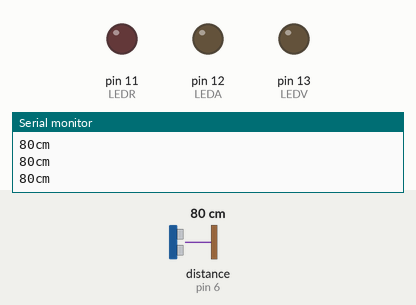
Bench run of a sketch on a simulated Arduino Uno, built with avr-gcc and run on an emulated ATmega328P. On the bench: output pins drawn as LEDs (lit = HIGH), the last lines printed to the serial monitor. Wiring (inferred from the names in the program): ultrasonic range finder: trigger pin 7; echo pin 6. The test bench sets the inputs (shaded band); at power-on: distance to the obstacle (sensor on pin 6) 80 cm. The echo pulse lasts 58.3 µs per cm; pins used as bus, display or sensor lines are not drawn.

Above: at 1.2 s.
1.3 s: distance to the obstacle (sensor on pin 6) set to 35 cm
2.8 s: distance to the obstacle (sensor on pin 6) set to 29 cm
At 4.0 s:
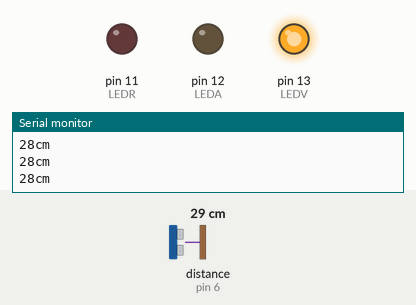
4.3 s: distance to the obstacle (sensor on pin 6) set to 24 cm
5.8 s: distance to the obstacle (sensor on pin 6) set to 19 cm
At 6.4 s:
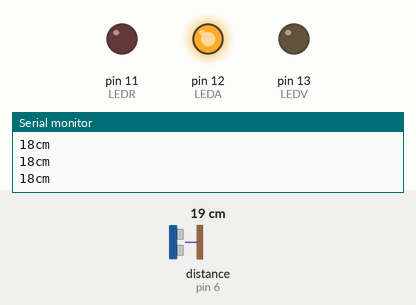
7.3 s: distance to the obstacle (sensor on pin 6) set to 12 cm
8.8 s: distance to the obstacle (sensor on pin 6) set to 9 cm
At 9.5 s:
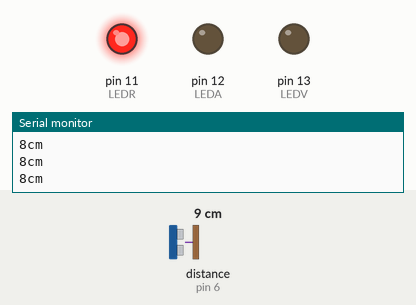
Timing chart, 0 to 11.4 s (numbered marks = the images above; inputs shaded):
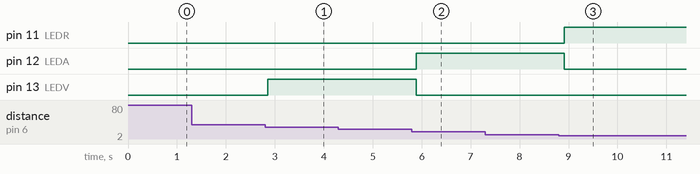

The sketch:

Sensor-Ultrasonico.ino
```cpp
//Declaracion de variables
int Pecho = 6;
int Ptrig = 7;
int LEDV = 13;
int LEDA = 12;
int LEDR = 11;

long duracion, distancia;

void setup() {
  Serial.begin (9600);       // inicializa el puerto seria a 9600 baudios
  pinMode(Pecho, INPUT);     // define el pin 6 como entrada (echo)
  pinMode(Ptrig, OUTPUT);    // define el pin 7 como salida  (triger)
  pinMode(LEDV,OUTPUT);      // define el pin 13 como salida
  pinMode(LEDA,OUTPUT);      // define el pin 12 como salida
  pinMode(LEDR,OUTPUT);      // define el pin 11 como salida
  }

void loop() {

  digitalWrite(Ptrig, LOW);
  delayMicroseconds(2);
  digitalWrite(Ptrig, HIGH);   // genera el pulso de triger por 10ms
  delayMicroseconds(10);
  digitalWrite(Ptrig, LOW);

  duracion = pulseIn(Pecho, HIGH);
  distancia = (duracion/2) / 29;            // calcula la distancia en centimetros

   if (distancia < 10 && distancia >= 1){

    Serial.print(distancia);               // envia el valor de la distancia por el puerto serial
    Serial.println("cm");
    digitalWrite(LEDR,HIGH);                //prende el led rojo
    digitalWrite(LEDA,LOW);                 //apaga el led amarillo
    digitalWrite(LEDV,LOW);                 //apaga el led verde

  }else if (distancia <= 20 && distancia >= 10){

    Serial.print(distancia);               // envia el valor de la distancia por el puerto serial
    Serial.println("cm");
    digitalWrite(LEDA,HIGH);                //prende el led amarillo
    digitalWrite(LEDR,LOW);                 //apaga el led rojo
    digitalWrite(LEDV,LOW);                 //apaga el led verde

  }else if(distancia <= 30 && distancia > 20){

    Serial.print(distancia);              // envia el valor de la distancia por el puerto serial
    Serial.println("cm");
    digitalWrite(LEDV,HIGH);              //prende el led verde
    digitalWrite(LEDR,LOW);               //apaga el led rojo
    digitalWrite(LEDA,LOW);               //apaga el led amarillo

  }else{

    Serial.print(distancia);              // envia el valor de la distancia por el puerto serial
    Serial.println("cm");
    digitalWrite(LEDV,LOW);               //apaga el led verde
    digitalWrite(LEDR,LOW);               //apaga el led rojo
    digitalWrite(LEDA,LOW);               //apaga el led amarillo

  }
  delay(200);                            //descanso de 1 seg
}
```

Measured:
- the behaviour switches between 32 and 31 cm on distance to the obstacle (sensor on pin 6) (found by bisection; images 0 and 1)
- the behaviour switches between 22 and 21 cm on distance to the obstacle (sensor on pin 6) (found by bisection; images 1 and 2)
- the behaviour switches between 11 and 10 cm on distance to the obstacle (sensor on pin 6) (found by bisection; images 2 and 3)
- after the input at 2.8 s, pin 13 (LEDV): LOW → HIGH after 0.06 s
- after the input at 5.8 s, pin 12 (LEDA): LOW → HIGH after 0.09 s; pin 13 (LEDV): HIGH → LOW after 0.09 s
- after the input at 8.8 s, pin 11 (LEDR): LOW → HIGH after 0.12 s; pin 12 (LEDA): HIGH → LOW after 0.12 s
